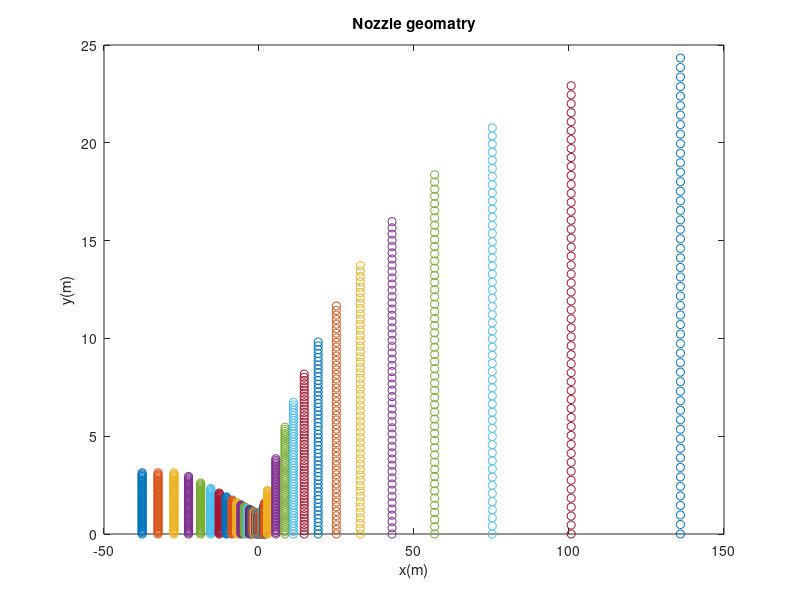
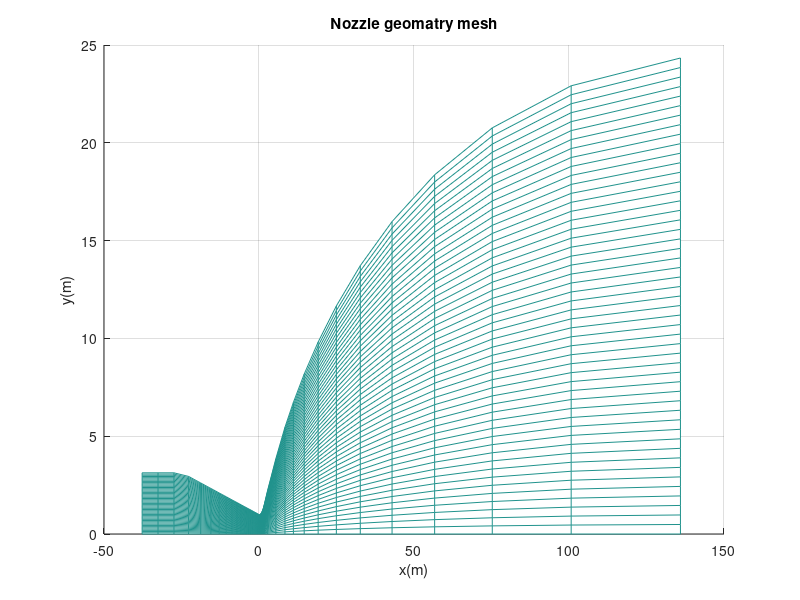

Reproduce these figures in MATLAB, in order. (Note: a time limit stopped this script after it produced the figures.)
%%%%%%%%%%%%%%%%%%%%%%%%%%%%%%%%%%%%%%%%%%%%%%%%%%%%%%%%%%%%%%%%%%%%%%%%%%%%%%

% INPUTS
% 1. 2D, grids data points file in .csv format. Which has (x,y) coordinates of
% all points of 2D plane
% 2. How many points are in x direction and in y direction
% 3. U = [rho, rho*u, rho*v, rho*w, e] at evrey point on 2D plane
% 4. Residual file, which has all five residual with time 
%%%%%%%%%%%%%%%%%%%%%%%%%%%%%%%%%%%%%%%%%%%%%%%%%%%%%%%%%%%%%%%%%%%%%%%%%%%%%%

%%%%%%%%%%%%%%%%%%%%%%%%%%%%%%%%%%%%%%%%%%%%%%%%%%%%%%%%%%%%%%%%%%%%%%%%%%%%%%
% OUTPUTS
% 1. Will plot the grids point to see the geomatry
% 2. All residial plots and automatically save them   
% 3. Plot density, X-velocity, Y-velocity, Z-velocity, p, T and Mach number(M)
% at evrey point on 2D plane
%%%%%%%%%%%%%%%%%%%%%%%%%%%%%%%%%%%%%%%%%%%%%%%%%%%%%%%%%%%%%%%%%%%%%%%%%%%%%%
clear;
clc ;
% grids =  csvread('gridss_Bump_2D.dat') ;
grids =  csvread('grids_2D.csv') ;
para =  csvread('2D_parameters_B.csv') ;
residual = csvread('Residual.csv') ;
%  Reading the first or grids points 
Nx = grids(1,1) ;
Ny = grids(1,2) ;

% removing the first line and keeping the grids points coordinates alone 
grids(1,:) = [] ;

% Now re-shaping the each 1-D coloum to 2D matrix  
x = reshape(grids(:,1),[Ny,Nx]) ;
y = reshape(grids(:,2),[Ny,Nx]) ;
z = zeros(Ny,Nx);

density = reshape(para(:,1),[Ny,Nx]);
densityu= reshape(para(:,2),[Ny,Nx]);
densityv= reshape(para(:,3),[Ny,Nx]);
densityw= reshape(para(:,4),[Ny,Nx]);
energy  = reshape(para(:,5),[Ny,Nx]);

for i = 1:Ny
    for j =	1:Nx	
        u(i,j) = densityu(i,j)/density(i,j) ; 
        v(i,j) = densityv(i,j)/density(i,j) ; 
        w(i,j) = densityw(i,j)/density(i,j) ; 
        pressure(i,j) = 0.4*(energy(i,j) - 0.5*density(i,j)* ...
        (u(i,j)*u(i,j)+v(i,j)*v(i,j)+w(i,j)*w(i,j)));
        temperature(i,j) = pressure(i,j) /(287.14*density(i,j)) ; 
        velocity(i,j) = sqrt(u(i,j)*u(i,j)+v(i,j)*v(i,j)+w(i,j)*w(i,j)) ;
        mach(i,j) = velocity(i,j) / sqrt(1.4*287.14*temperature(i,j)) ;
    end
end



%%%%%%%%%%%%%%%%%%%%%%%%%%%%%%%%%%%%%%%%%%%%%%%%%%%%%%%%%%%%%%%%%%%%%%%%%%%%%%
% Plotting the dimensinal parameters
%%%%%%%%%%%%%%%%%%%%%%%%%%%%%%%%%%%%%%%%%%%%%%%%%%%%%%%%%%%%%%%%%%%%%%%%%%%%%%
disp('Plotting has started, Kullu...')
%%%%%%%%%%%%%%%%%%%%%%%%%%%%%%%%%%%%%%%%%%%%%%%%%%%%%%%%%%
%% 1. Plotting the grid points
i=1;
h = figure(i) ;
plot(x,y,'o');
title('Nozzle geomatry')
xlabel('x(m)')
ylabel('y(m)')
set(gcf, 'Units', 'Normalized', 'OuterPosition', [0 0 1 1]);
% print('Nozzle_geomatry','-dpng')
saveas(h,'/home/kullu/Desktop/Acad/SEM10/DDP2/Code_DDP2/DDP2/Resluts/Nozzle_geomatry','epsc')


if 1
h = figure(i+12) ;
mesh(x,y,z,'FaceLighting','gouraud','LineWidth',0.3)
title('Nozzle geomatry mesh')
xlabel('x(m)')
ylabel('y(m)')
set(gcf, 'Units', 'Normalized', 'OuterPosition', [0 0 1 1]);
view(2)
% print('Nozzle_geomatry','-dpng')
saveas(h,'/home/kullu/Desktop/Acad/SEM10/DDP2/Code_DDP2/DDP2/Resluts/Nozzle_geomatry','epsc')
end


%%%%%%%%%%%%%%%%%%%%%%%%%%%%%%%%%%%%%%%%%%%%%%%%%%%%%%%%%%


%%%%%%%%%%%%%%%%%%%%%%%%%%%%%%%%%%%%%%%%%%%%%%%%%%%%%%%%%%
% 2. plotting the density, velocity, mach, p, T etc. 

%%%%%%%%%%%%%%%%%%%%%%%%%%%%%%%%
figure(i+2)
h = surf(x,y,z,mach) ;
colormap jet
colorbar
hcb=colorbar;
shading interp;
t = title(hcb,'\bf {Mach}') ;
set(t,'Interpreter','Latex');
xlabel('\bf{x(m)}'); ylabel('\bf y(m)'); zlabel('\bf z(m)');
title(' \bf Mach Number (M), flow inside nozzle')
% view(0,90)
view(2)
set(gcf, 'Units', 'Normalized', 'OuterPosition', [0 0 1 1]);
saveas(h,'/home/kullu/Desktop/Acad/SEM10/DDP2/Code_DDP2/DDP2/Resluts/Mach','epsc')

%%%%%%%%%%%%%%%%%%%%%%%%%%%%%%%%%
figure(i+3)
h = surf(x,y,z,density) ;
colormap jet
colorbar
hcb=colorbar;
shading interp;
t = title(hcb,'$rho$') ;
set(t,'Interpreter','Latex');
xlabel('\bf{x(m)}'); ylabel('\bf y(m)'); zlabel('\bf z(m)');
title(' \bf Density(rho), flow inside nozzle')
view(0,90)
set(gcf, 'Units', 'Normalized', 'OuterPosition', [0 0 1 1]);
saveas(h,'/home/kullu/Desktop/Acad/SEM10/DDP2/Code_DDP2/DDP2/Resluts/Density','epsc')

if 1
%%%%%%%%%%%%%%%%%%%%%%%%%%%%%%%%%
figure(i+4)
h = surf(x,y,z,velocity) ;
colormap jet
colorbar
hcb=colorbar;
shading interp;
t = title(hcb,'$V(m/s)$') ;
set(t,'Interpreter','Latex');
xlabel('\bf{x(m)}'); ylabel('\bf y(m)'); zlabel('\bf z(m)');
title(' \bf Velocity(V), flow inside nozzle')
view(0,90)
set(gcf, 'Units', 'Normalized', 'OuterPosition', [0 0 1 1]);
saveas(h,'/home/kullu/Desktop/Acad/SEM10/DDP2/Code_DDP2/DDP2/Resluts/velocity','epsc')

%%%%%%%%%%%%%%%%%%%%%%%%%%%%%%%%%
figure(i+5)
h = surf(x,y,z,pressure) ;
colormap jet
colorbar
hcb=colorbar;
shading interp;
t = title(hcb,'$p(N/m^2)$') ;
set(t,'Interpreter','Latex');
xlabel('\bf{x(m)}'); ylabel('\bf y(m)'); zlabel('\bf z(m)');
title(' \bf Pressure(p), flow inside nozzle')
view(0,90)
set(gcf, 'Units', 'Normalized', 'OuterPosition', [0 0 1 1]);
saveas(h,'/home/kullu/Desktop/Acad/SEM10/DDP2/Code_DDP2/DDP2/Resluts/Pressure','epsc')

%%%%%%%%%%%%%%%%%%%%%%%%%%%%%%%%%
h =figure(i+6);
surf(x,y,z,temperature) ;
colormap jet
colorbar
hcb=colorbar;
shading interp;
t = title(hcb,'$T(K)$') ;
set(t,'Interpreter','Latex');
xlabel('\bf{x(m)}'); ylabel('\bf y(m)'); zlabel('\bf z(m)');
title(' \bf Temperature (T), flow inside nozzle')
% view(0,90)
view(2)
set(gcf, 'Units', 'Normalized', 'OuterPosition', [0 0 1 1]);
saveas(h,'/home/kullu/Desktop/Acad/SEM10/DDP2/Code_DDP2/DDP2/Resluts/Temperature','epsc')
%%%%%%%%%%%%%%%%%%%%%%%%%%%%%%%%%%%%%%%%%%%%%%%%%%%%%%%%%%
end



%%%%%%%%%%%%%%%%%%%%%%%%%%%%%%%%%%%%%%%%%%%%%%%%%%%%%%%%%%
% 3. Residuals with respect to time steps
% Density residual
h=figure(i+7);
semilogy(residual(:,1), residual(:,3),'-','LineWidth',1);
title('Density Residual')
xlabel('No. of iterations')
ylabel('Density residual')
set(gcf, 'Units', 'Normalized', 'OuterPosition', [0 0 1 1]);
saveas(h,'/home/kullu/Desktop/Acad/SEM10/DDP2/Code_DDP2/DDP2/Resluts/Density_residual','epsc')

if 1
% x-momentum residual
h=figure(i+8);
semilogy(residual(:,1), residual(:,4),'-','LineWidth',1);
title('x-momentum Residual')
xlabel('No. of iterations')
ylabel('x-momentum residual')
set(gcf, 'Units', 'Normalized', 'OuterPosition', [0 0 1 1]);
saveas(h,'/home/kullu/Desktop/Acad/SEM10/DDP2/Code_DDP2/DDP2/Resluts/X-momentun_residual','epsc')

% y-momentum residual
h=figure(i+9);
semilogy(residual(:,1), residual(:,5),'-','LineWidth',1);
title('y-momentum Residual')
xlabel('No. of iterations')
ylabel('y-momentum residual')
set(gcf, 'Units', 'Normalized', 'OuterPosition', [0 0 1 1]);
saveas(h,'/home/kullu/Desktop/Acad/SEM10/DDP2/Code_DDP2/DDP2/Resluts/Y-momentun_residual','epsc')

% z-momentum residual
h=figure(i+10);
semilogy(residual(:,1), residual(:,6),'-','LineWidth',1);
title('z-momentum Residual')
xlabel('No. of iterations')
ylabel('z-momentum residual')
set(gcf, 'Units', 'Normalized', 'OuterPosition', [0 0 1 1]);
saveas(h,'/home/kullu/Desktop/Acad/SEM10/DDP2/Code_DDP2/DDP2/Resluts/Z-momentun_residual','epsc')

% energy residual
h=figure(i+11);
semilogy(residual(:,1), residual(:,7),'-','LineWidth',1);
title('Energy Residual')
xlabel('No. of iterations')
ylabel('Energy residual')
set(gcf, 'Units', 'Normalized', 'OuterPosition', [0 0 1 1]);
saveas(h,'/home/kullu/Desktop/Acad/SEM10/DDP2/Code_DDP2/DDP2/Resluts/Energy_residual','epsc')

end
%%%%%%%%%%%%%%%%%%%%%%%%%%%%%%%%%%%%%%%%%%%%%%%%%%%%%%%%%%
% clear;
% clc ;
disp('Resluts plotting is over, Kullu... :)')
close all;
